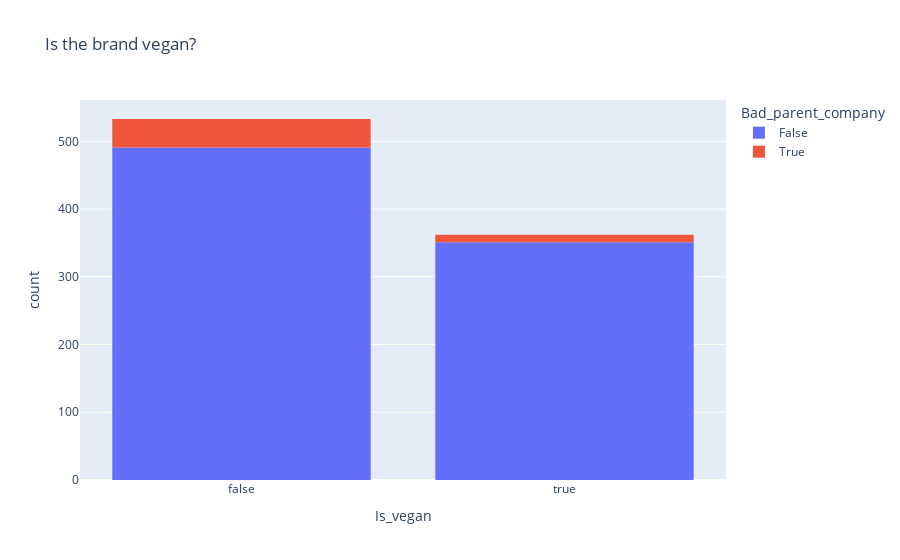

Write notebook code for a chart like this one.
### Code cell
fig = px.histogram(brand_df, x='Is_vegan', color='Bad_parent_company', title='Is the brand vegan?')
fig.show();

### Figure 1 — Plotly figure (JSON) as saved in the notebook; plotly's stock layout.template omitted (floating-point values rounded to 4 significant figures; data arrays with more than 128 entries replaced by an {"elided": "..."} marker saying what was removed)
{"data": [{"alignmentgroup": "True", "bingroup": "x", "hovertemplate": "Bad_parent_company=False<br>Is_vegan=%{x}<br>count=%{y}<extra></extra>", "legendgroup": "False", "marker": {"color": "#636efa", "pattern": {"shape": ""}}, "name": "False", "offsetgroup": "False", "orientation": "v", "showlegend": true, "type": "histogram", "x": {"elided": "842 bool values"}, "xaxis": "x", "yaxis": "y"}, {"alignmentgroup": "True", "bingroup": "x", "hovertemplate": "Bad_parent_company=True<br>Is_vegan=%{x}<br>count=%{y}<extra></extra>", "legendgroup": "True", "marker": {"color": "#EF553B", "pattern": {"shape": ""}}, "name": "True", "offsetgroup": "True", "orientation": "v", "showlegend": true, "type": "histogram", "x": [false, false, false, false, false, false, false, false, false, true, false, false, false, true, false, false, false, true, false, false, false, true, false, false, false, true, false, true, false, true, false, false, false, false, true, false, false, true, false, false, true, false, false, false, false, false, false, false, false, false, false, false, true], "xaxis": "x", "yaxis": "y"}], "layout": {"barmode": "relative", "legend": {"title": {"text": "Bad_parent_company"}, "tracegroupgap": 0}, "title": {"text": "Is the brand vegan?"}, "xaxis": {"anchor": "y", "domain": [0, 1], "title": {"text": "Is_vegan"}}, "yaxis": {"anchor": "x", "domain": [0, 1], "title": {"text": "count"}}}}
